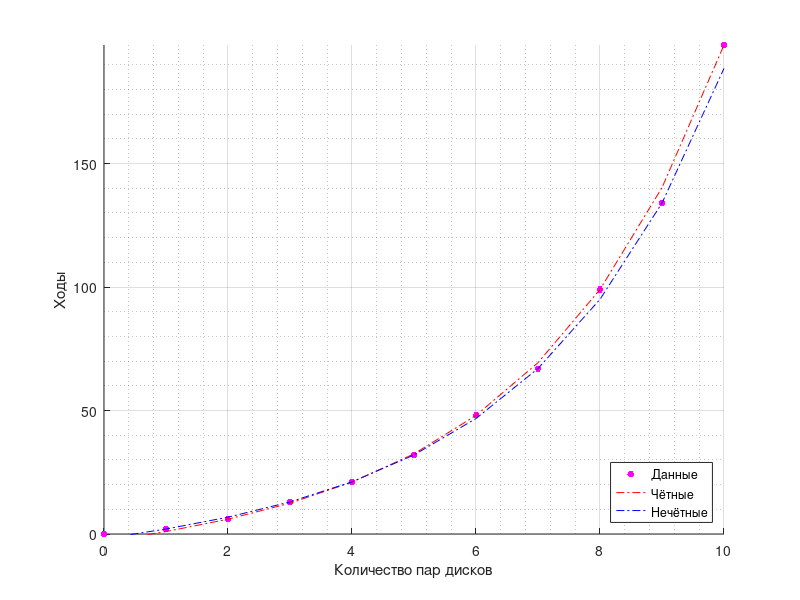

Write MATLAB code to recreate this figure.
V = [0,2,6,13, 21,32,48,67,99,134,198
    ];

n = 0:length(V)-1;
xlim([0,length(V)-1]);
ylim([0, max(V)]);

xlabel('Количество пар дисков');
ylabel('Ходы');

grid on;
grid minor;

hold on
plot (n,V,'Color','magenta','LineStyle','none','MarkerSize',15,'Marker','.','DisplayName','Данные');

plot(n,6*2.^(n./2)+3/2*n-9, "Color",'red','LineStyle','-.','DisplayName','Чётные');

plot(n,8*2.^((n-1)./2)+3*((n-1)./2)-6, "Color",'blue','LineStyle','-.','DisplayName','Нечётные');

legend('Location','southeast');